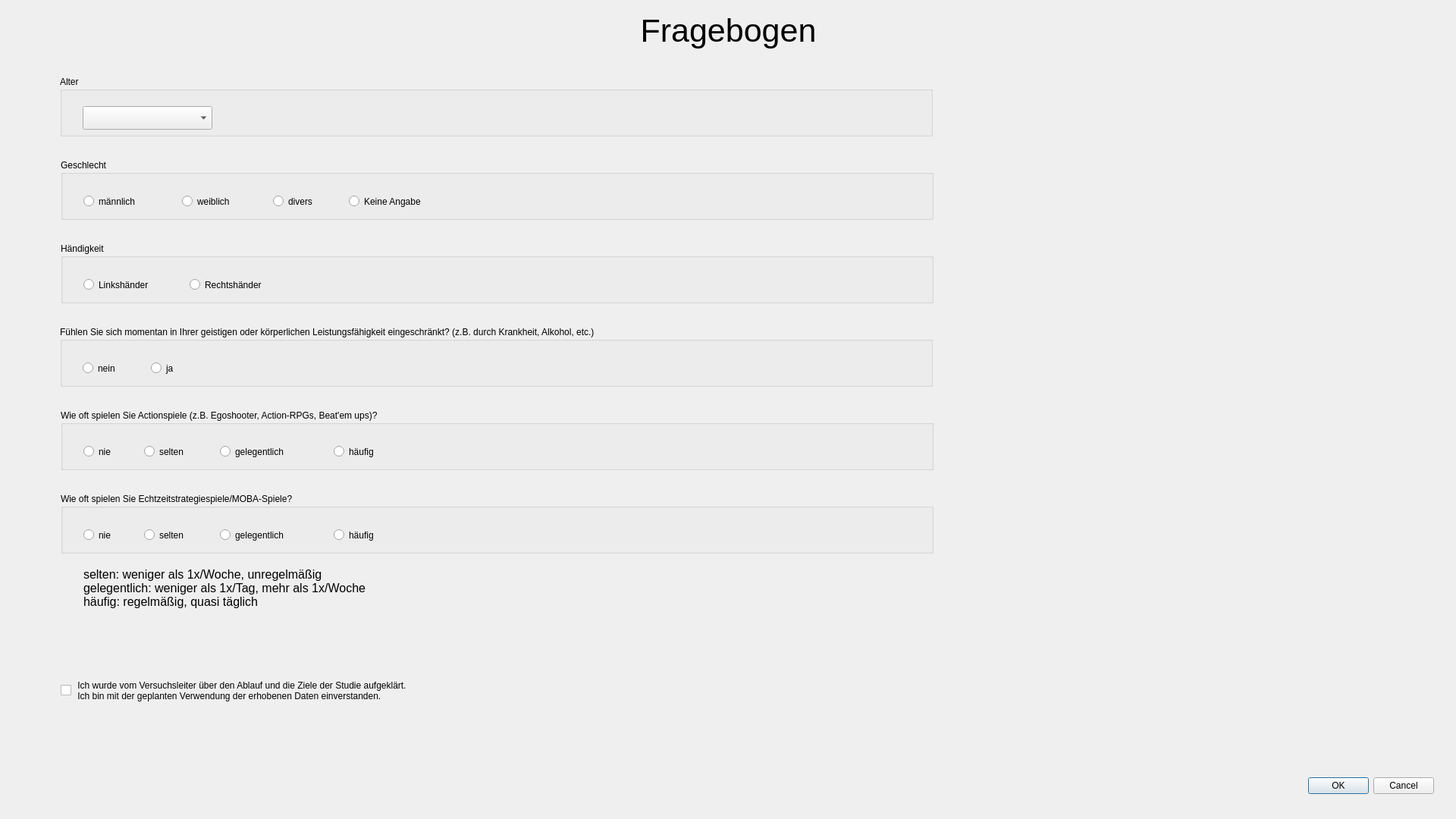
<?xml version="1.0" encoding="UTF-8"?>
<ui version="4.0">
 <class>Dialog</class>
 <widget class="QDialog" name="Dialog">
  <property name="geometry">
   <rect>
    <x>0</x>
    <y>0</y>
    <width>1920</width>
    <height>1080</height>
   </rect>
  </property>
  <property name="windowTitle">
   <string>Dialog</string>
  </property>
  <widget class="QDialogButtonBox" name="button_box">
   <property name="geometry">
    <rect>
     <x>1550</x>
     <y>1020</y>
     <width>341</width>
     <height>32</height>
    </rect>
   </property>
   <property name="orientation">
    <enum>Qt::Horizontal</enum>
   </property>
   <property name="standardButtons">
    <set>QDialogButtonBox::Cancel|QDialogButtonBox::Ok</set>
   </property>
  </widget>
  <widget class="QLabel" name="label_title">
   <property name="geometry">
    <rect>
     <x>10</x>
     <y>10</y>
     <width>1901</width>
     <height>61</height>
    </rect>
   </property>
   <property name="font">
    <font>
     <pointsize>32</pointsize>
    </font>
   </property>
   <property name="text">
    <string>Fragebogen</string>
   </property>
   <property name="textFormat">
    <enum>Qt::AutoText</enum>
   </property>
   <property name="alignment">
    <set>Qt::AlignCenter</set>
   </property>
  </widget>
  <widget class="QCheckBox" name="checkbox_agree">
   <property name="geometry">
    <rect>
     <x>80</x>
     <y>880</y>
     <width>881</width>
     <height>61</height>
    </rect>
   </property>
   <property name="text">
    <string> Ich wurde vom Versuchsleiter über den Ablauf und die Ziele der Studie aufgeklärt.
 Ich bin mit der geplanten Verwendung der erhobenen Daten einverstanden.</string>
   </property>
  </widget>
  <widget class="QLabel" name="label_hint">
   <property name="geometry">
    <rect>
     <x>110</x>
     <y>730</y>
     <width>521</width>
     <height>91</height>
    </rect>
   </property>
   <property name="font">
    <font>
     <pointsize>12</pointsize>
    </font>
   </property>
   <property name="text">
    <string>selten: weniger als 1x/Woche, unregelmäßig
gelegentlich: weniger als 1x/Tag, mehr als 1x/Woche
häufig: regelmäßig, quasi täglich</string>
   </property>
  </widget>
  <widget class="QGroupBox" name="gender">
   <property name="geometry">
    <rect>
     <x>80</x>
     <y>210</y>
     <width>1151</width>
     <height>80</height>
    </rect>
   </property>
   <property name="title">
    <string>Geschlecht</string>
   </property>
   <widget class="QRadioButton" name="radio_button_gender_no_answer">
    <property name="geometry">
     <rect>
      <x>380</x>
      <y>40</y>
      <width>141</width>
      <height>31</height>
     </rect>
    </property>
    <property name="text">
     <string>Keine Angabe</string>
    </property>
   </widget>
   <widget class="QRadioButton" name="radio_button_gender_female">
    <property name="geometry">
     <rect>
      <x>160</x>
      <y>40</y>
      <width>91</width>
      <height>31</height>
     </rect>
    </property>
    <property name="text">
     <string>weiblich</string>
    </property>
   </widget>
   <widget class="QRadioButton" name="radio_button_gender_diverse">
    <property name="geometry">
     <rect>
      <x>280</x>
      <y>40</y>
      <width>91</width>
      <height>31</height>
     </rect>
    </property>
    <property name="text">
     <string>divers</string>
    </property>
   </widget>
   <widget class="QRadioButton" name="radio_button_gender_male">
    <property name="geometry">
     <rect>
      <x>30</x>
      <y>40</y>
      <width>128</width>
      <height>31</height>
     </rect>
    </property>
    <property name="text">
     <string>männlich</string>
    </property>
   </widget>
   <zorder>radio_button_gender_no_answer</zorder>
   <zorder>radio_button_gender_female</zorder>
   <zorder>radio_button_gender_diverse</zorder>
   <zorder>radio_button_gender_male</zorder>
   <zorder>gender_2</zorder>
  </widget>
  <widget class="QGroupBox" name="constraints">
   <property name="geometry">
    <rect>
     <x>79</x>
     <y>430</y>
     <width>1151</width>
     <height>80</height>
    </rect>
   </property>
   <property name="title">
    <string>Fühlen Sie sich momentan in Ihrer geistigen oder körperlichen Leistungsfähigkeit eingeschränkt? (z.B. durch Krankheit, Alkohol, etc.)</string>
   </property>
   <widget class="QRadioButton" name="radio_button_constraints_yes">
    <property name="geometry">
     <rect>
      <x>120</x>
      <y>40</y>
      <width>128</width>
      <height>31</height>
     </rect>
    </property>
    <property name="text">
     <string>ja</string>
    </property>
   </widget>
   <widget class="QRadioButton" name="radio_button_constraints_no">
    <property name="geometry">
     <rect>
      <x>30</x>
      <y>40</y>
      <width>71</width>
      <height>31</height>
     </rect>
    </property>
    <property name="text">
     <string>nein</string>
    </property>
   </widget>
  </widget>
  <widget class="QGroupBox" name="action_games">
   <property name="geometry">
    <rect>
     <x>80</x>
     <y>540</y>
     <width>1151</width>
     <height>80</height>
    </rect>
   </property>
   <property name="title">
    <string>Wie oft spielen Sie Actionspiele (z.B. Egoshooter, Action-RPGs, Beat'em ups)?</string>
   </property>
   <widget class="QRadioButton" name="radio_button_action_games_sometimes">
    <property name="geometry">
     <rect>
      <x>210</x>
      <y>40</y>
      <width>128</width>
      <height>31</height>
     </rect>
    </property>
    <property name="text">
     <string>gelegentlich</string>
    </property>
   </widget>
   <widget class="QRadioButton" name="radio_button_action_games_often">
    <property name="geometry">
     <rect>
      <x>360</x>
      <y>40</y>
      <width>81</width>
      <height>31</height>
     </rect>
    </property>
    <property name="text">
     <string>häufig</string>
    </property>
   </widget>
   <widget class="QRadioButton" name="radio_button_action_games_rarely">
    <property name="geometry">
     <rect>
      <x>110</x>
      <y>40</y>
      <width>81</width>
      <height>31</height>
     </rect>
    </property>
    <property name="text">
     <string>selten</string>
    </property>
   </widget>
   <widget class="QRadioButton" name="radio_button_action_games_never">
    <property name="geometry">
     <rect>
      <x>30</x>
      <y>40</y>
      <width>61</width>
      <height>31</height>
     </rect>
    </property>
    <property name="text">
     <string>nie</string>
    </property>
   </widget>
  </widget>
  <widget class="QGroupBox" name="strategy_games">
   <property name="geometry">
    <rect>
     <x>80</x>
     <y>650</y>
     <width>1151</width>
     <height>80</height>
    </rect>
   </property>
   <property name="title">
    <string>Wie oft spielen Sie Echtzeitstrategiespiele/MOBA-Spiele?</string>
   </property>
   <widget class="QRadioButton" name="radio_button_strategy_games_sometimes">
    <property name="geometry">
     <rect>
      <x>210</x>
      <y>40</y>
      <width>128</width>
      <height>31</height>
     </rect>
    </property>
    <property name="text">
     <string>gelegentlich</string>
    </property>
   </widget>
   <widget class="QRadioButton" name="radio_button_strategy_games_never">
    <property name="geometry">
     <rect>
      <x>30</x>
      <y>40</y>
      <width>61</width>
      <height>31</height>
     </rect>
    </property>
    <property name="text">
     <string>nie</string>
    </property>
   </widget>
   <widget class="QRadioButton" name="radio_button_strategy_games_rarely">
    <property name="geometry">
     <rect>
      <x>110</x>
      <y>40</y>
      <width>81</width>
      <height>31</height>
     </rect>
    </property>
    <property name="text">
     <string>selten</string>
    </property>
   </widget>
   <widget class="QRadioButton" name="radio_button_strategy_games_often">
    <property name="geometry">
     <rect>
      <x>360</x>
      <y>40</y>
      <width>81</width>
      <height>31</height>
     </rect>
    </property>
    <property name="text">
     <string>häufig</string>
    </property>
   </widget>
  </widget>
  <widget class="QGroupBox" name="age">
   <property name="geometry">
    <rect>
     <x>79</x>
     <y>100</y>
     <width>1151</width>
     <height>80</height>
    </rect>
   </property>
   <property name="title">
    <string>Alter</string>
   </property>
   <widget class="QComboBox" name="comboBox_age">
    <property name="geometry">
     <rect>
      <x>30</x>
      <y>40</y>
      <width>171</width>
      <height>31</height>
     </rect>
    </property>
   </widget>
  </widget>
  <widget class="QGroupBox" name="gender_2">
   <property name="geometry">
    <rect>
     <x>80</x>
     <y>320</y>
     <width>1151</width>
     <height>80</height>
    </rect>
   </property>
   <property name="title">
    <string>Händigkeit</string>
   </property>
   <widget class="QRadioButton" name="radio_button_hand_right">
    <property name="geometry">
     <rect>
      <x>170</x>
      <y>40</y>
      <width>151</width>
      <height>31</height>
     </rect>
    </property>
    <property name="text">
     <string>Rechtshänder</string>
    </property>
   </widget>
   <widget class="QRadioButton" name="radio_button_hand_left">
    <property name="geometry">
     <rect>
      <x>30</x>
      <y>40</y>
      <width>128</width>
      <height>31</height>
     </rect>
    </property>
    <property name="text">
     <string>Linkshänder</string>
    </property>
   </widget>
  </widget>
 </widget>
 <resources/>
 <connections>
  <connection>
   <sender>button_box</sender>
   <signal>accepted()</signal>
   <receiver>Dialog</receiver>
   <slot>accept()</slot>
   <hints>
    <hint type="sourcelabel">
     <x>248</x>
     <y>254</y>
    </hint>
    <hint type="destinationlabel">
     <x>157</x>
     <y>274</y>
    </hint>
   </hints>
  </connection>
  <connection>
   <sender>button_box</sender>
   <signal>rejected()</signal>
   <receiver>Dialog</receiver>
   <slot>reject()</slot>
   <hints>
    <hint type="sourcelabel">
     <x>316</x>
     <y>260</y>
    </hint>
    <hint type="destinationlabel">
     <x>286</x>
     <y>274</y>
    </hint>
   </hints>
  </connection>
 </connections>
</ui>
